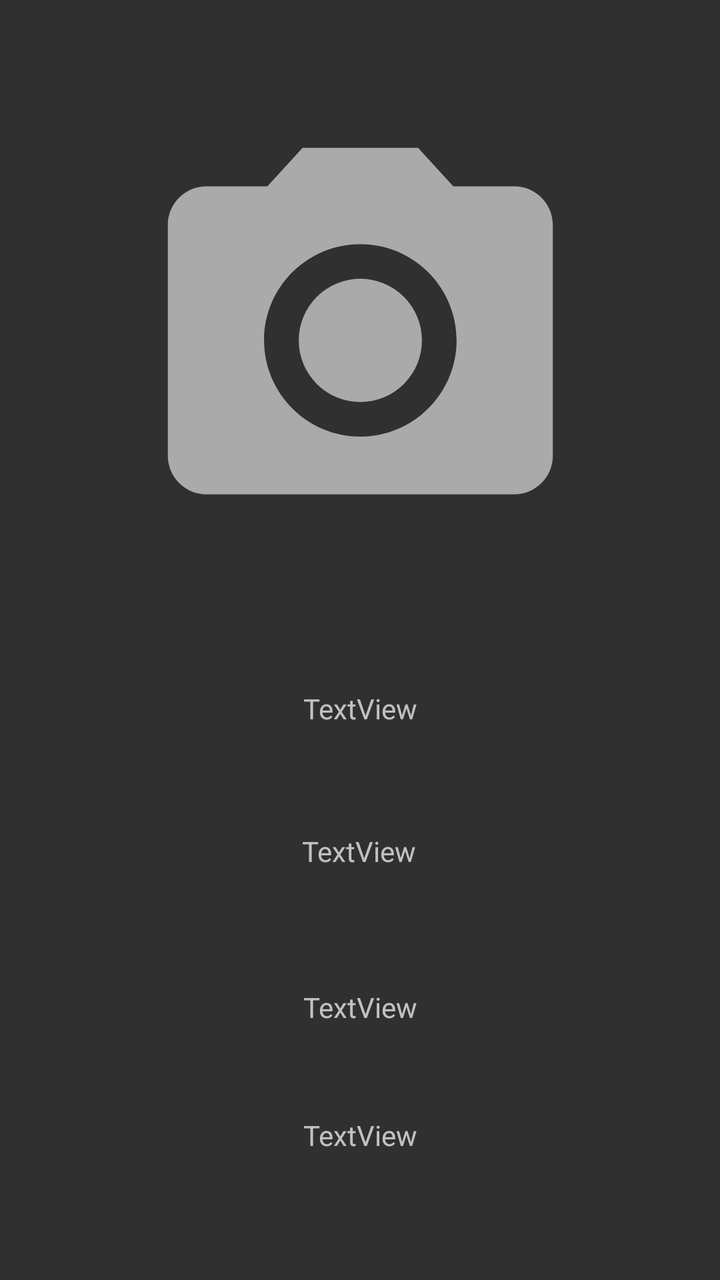
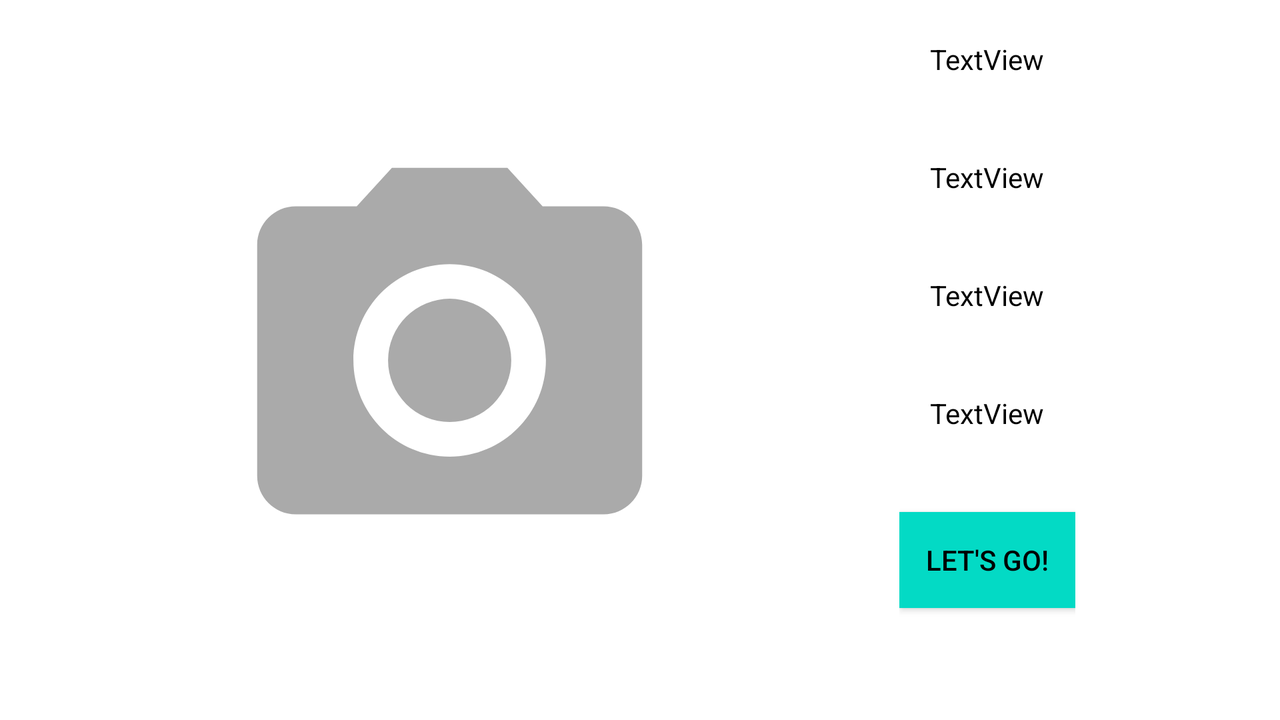

Compare how this app lays out the same screen by default and in its alternative resource folder. The renders come first, then the two layout files and the values they reference.
<!-- AndroidManifest.xml: application theme Theme.AppCompat.NoActionBar -->
<!-- res/layout/activity_trail_detail.xml -->
<?xml version="1.0" encoding="utf-8"?>
<androidx.constraintlayout.widget.ConstraintLayout xmlns:android="http://schemas.android.com/apk/res/android"
    xmlns:app="http://schemas.android.com/apk/res-auto"
    xmlns:tools="http://schemas.android.com/tools"
    android:layout_width="match_parent"
    android:layout_height="match_parent"
    tools:context=".TrailDetailActivity">

    <ImageView
        android:id="@+id/image_trail"
        android:layout_width="245dp"
        android:layout_height="231dp"
        android:layout_marginTop="4dp"
        app:layout_constraintBottom_toBottomOf="parent"
        app:layout_constraintEnd_toEndOf="parent"
        app:layout_constraintStart_toStartOf="parent"
        app:layout_constraintTop_toTopOf="parent"
        app:layout_constraintVertical_bias="0.125"
        app:srcCompat="@drawable/ic_camera"
        android:contentDescription="@string/todo" />

    <TextView
        android:id="@+id/text_trail_name"
        android:layout_width="wrap_content"
        android:layout_height="wrap_content"
        android:text="@string/textview"
        app:layout_constraintBottom_toBottomOf="parent"
        app:layout_constraintEnd_toEndOf="parent"
        app:layout_constraintHorizontal_bias="0.501"
        app:layout_constraintStart_toStartOf="parent"
        app:layout_constraintTop_toBottomOf="@+id/image_trail"
        app:layout_constraintVertical_bias="0.176" />

    <TextView
        android:id="@+id/text_trail_description"
        android:layout_width="wrap_content"
        android:layout_height="wrap_content"
        android:text="@string/textview"
        app:layout_constraintBottom_toBottomOf="parent"
        app:layout_constraintEnd_toEndOf="parent"
        app:layout_constraintHorizontal_bias="0.498"
        app:layout_constraintStart_toStartOf="parent"
        app:layout_constraintTop_toBottomOf="@+id/text_trail_name"
        app:layout_constraintVertical_bias="0.204" />

    <TextView
        android:id="@+id/text_trail_time_created"
        android:layout_width="wrap_content"
        android:layout_height="wrap_content"
        android:text="@string/textview"
        app:layout_constraintBottom_toBottomOf="parent"
        app:layout_constraintEnd_toEndOf="parent"
        app:layout_constraintStart_toStartOf="parent"
        app:layout_constraintTop_toBottomOf="@+id/text_trail_description"
        app:layout_constraintVertical_bias="0.317" />

    <TextView
        android:id="@+id/text_trail_stops"
        android:layout_width="wrap_content"
        android:layout_height="wrap_content"
        android:text="@string/textview"
        app:layout_constraintBottom_toBottomOf="parent"
        app:layout_constraintEnd_toEndOf="parent"
        app:layout_constraintHorizontal_bias="0.501"
        app:layout_constraintStart_toStartOf="parent"
        app:layout_constraintTop_toBottomOf="@+id/text_trail_time_created"
        app:layout_constraintVertical_bias="0.417" />
</androidx.constraintlayout.widget.ConstraintLayout>
<!-- resources referenced by this layout -->
<resources>
  <!-- drawable ic_camera (drawable) -->
  <vector xmlns:android="http://schemas.android.com/apk/res/android"
      android:width="24dp"
      android:height="24dp"
      android:viewportWidth="24"
      android:viewportHeight="24">
  
    <path
        android:fillColor="@android:color/darker_gray"
        android:pathData="M12,12m-3.2,0a3.2,3.2 0,1 1,6.4 0a3.2,3.2 0,1 1,-6.4 0"/>
    <path
        android:fillColor="@android:color/darker_gray"
        android:pathData="M9,2L7.17,4L4,4c-1.1,0 -2,0.9 -2,2v12c0,1.1 0.9,2 2,2h16c1.1,0 2,-0.9 2,-2L22,6c0,-1.1 -0.9,-2 -2,-2h-3.17L15,2L9,2zM12,17c-2.76,0 -5,-2.24 -5,-5s2.24,-5 5,-5 5,2.24 5,5 -2.24,5 -5,5z"/>
  </vector>
  <string name="textview">TextView</string>
  <string name="todo">TODO</string>
</resources>
<!-- res/layout-land/activity_trail_detail.xml (the repository's variant of the layout above) -->
<!-- drawn on the phone turned sideways -->
<?xml version="1.0" encoding="utf-8"?>
<androidx.constraintlayout.widget.ConstraintLayout xmlns:android="http://schemas.android.com/apk/res/android"
    xmlns:app="http://schemas.android.com/apk/res-auto"
    xmlns:tools="http://schemas.android.com/tools"
    android:layout_width="match_parent"
    android:layout_height="match_parent"
    android:background="#FFFFFF"
    tools:context=".TrailDetailActivity">

    <ImageView
        android:id="@+id/image_trail"
        android:layout_width="245dp"
        android:layout_height="231dp"
        android:contentDescription="@string/todo"
        app:layout_constraintBottom_toBottomOf="parent"
        app:layout_constraintEnd_toStartOf="@+id/scrollView2"
        app:layout_constraintStart_toStartOf="parent"
        app:layout_constraintTop_toTopOf="parent"
        app:srcCompat="@drawable/ic_camera" />

    <ScrollView
        android:id="@+id/scrollView2"
        android:layout_width="wrap_content"
        android:layout_height="match_parent"
        app:layout_constraintBottom_toBottomOf="parent"
        app:layout_constraintEnd_toEndOf="parent"
        app:layout_constraintStart_toEndOf="@+id/image_trail"
        app:layout_constraintTop_toTopOf="parent">

        <LinearLayout
            android:gravity="center_horizontal"
            android:layout_width="match_parent"
            android:layout_height="wrap_content"
            android:orientation="vertical">

            <TextView
                android:id="@+id/text_trail_time_created"
                android:layout_width="wrap_content"
                android:layout_height="wrap_content"
                android:layout_marginVertical="20dp"
                android:text="@string/textview"
                android:textColor="#000000" />

            <TextView
                android:id="@+id/text_trail_description"
                android:layout_width="wrap_content"
                android:layout_height="wrap_content"
                android:layout_marginVertical="20dp"
                android:text="@string/textview"
                android:textColor="#000000" />

            <TextView
                android:id="@+id/text_trail_stops"
                android:layout_width="wrap_content"
                android:layout_height="wrap_content"
                android:layout_marginVertical="20dp"
                android:text="@string/textview"
                android:textColor="#000000" />

            <TextView
                android:id="@+id/text_trail_name"
                android:layout_width="wrap_content"
                android:layout_height="wrap_content"
                android:layout_marginVertical="20dp"
                android:text="@string/textview"
                android:textColor="#000000" />

            <Button
                android:id="@+id/followTrailButton"
                android:layout_width="wrap_content"
                android:layout_height="wrap_content"
                android:layout_marginVertical="20dp"
                android:layout_marginTop="3dp"
                android:background="@color/colorAccent"
                android:onClick="onClick"
                android:text="Let's Go!"
                android:textColor="#000000" />
        </LinearLayout>
    </ScrollView>

</androidx.constraintlayout.widget.ConstraintLayout>
<!-- resources referenced by the variant -->
<!-- as the phone turned sideways resolves them -->
<resources>
  <color name="colorAccent">#03DAC5</color>
  <!-- drawable ic_camera (drawable) -->
  <vector xmlns:android="http://schemas.android.com/apk/res/android"
      android:width="24dp"
      android:height="24dp"
      android:viewportWidth="24"
      android:viewportHeight="24">
  
    <path
        android:fillColor="@android:color/darker_gray"
        android:pathData="M12,12m-3.2,0a3.2,3.2 0,1 1,6.4 0a3.2,3.2 0,1 1,-6.4 0"/>
    <path
        android:fillColor="@android:color/darker_gray"
        android:pathData="M9,2L7.17,4L4,4c-1.1,0 -2,0.9 -2,2v12c0,1.1 0.9,2 2,2h16c1.1,0 2,-0.9 2,-2L22,6c0,-1.1 -0.9,-2 -2,-2h-3.17L15,2L9,2zM12,17c-2.76,0 -5,-2.24 -5,-5s2.24,-5 5,-5 5,2.24 5,5 -2.24,5 -5,5z"/>
  </vector>
  <string name="textview">TextView</string>
  <string name="todo">TODO</string>
</resources>
